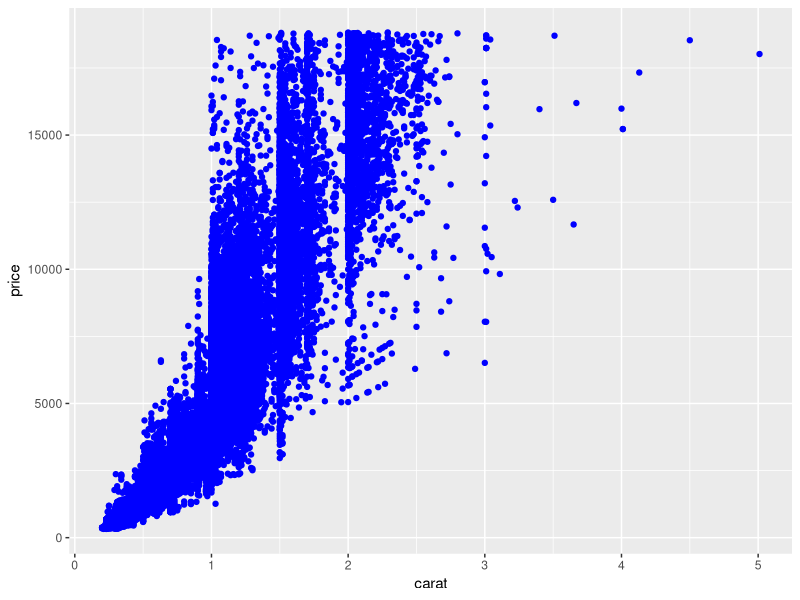
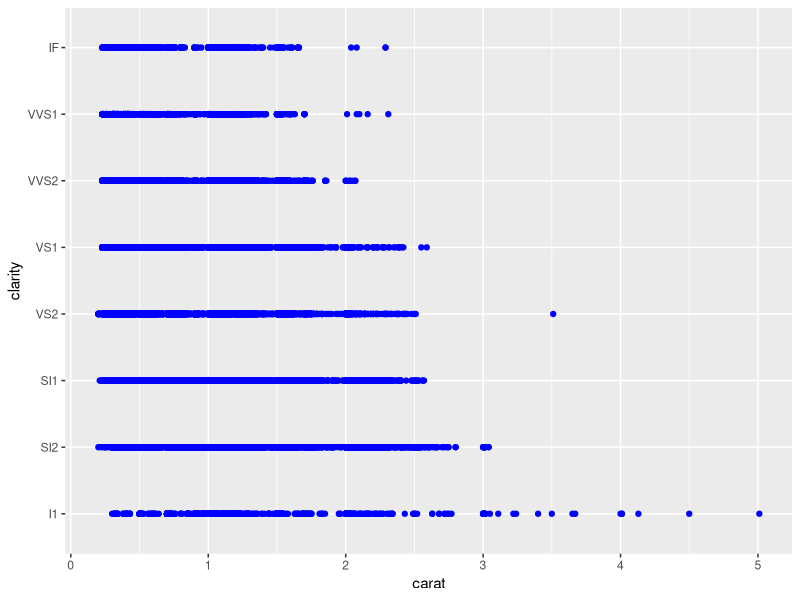

Here is the R script that generated these plots, in order:
## ---- chunk 1
knitr::opts_chunk$set(echo = TRUE)
library(tidyverse)
## ---- chunk 2
### In this code chunk, start with the diamonds dataset (built in to
### ggplot2 package) and create a plot of price vs. carat (or some other
### variables of your choice)

ggplot(data = diamonds, aes(x = carat, y = price)) +
  geom_point(color = "blue")

## ---- chunk 3
### In this code chunk, start with the diamonds dataset (built in to
### ggplot2 package) and create a subset based on filtering, e.g., 
### size greater than 1 carat or cut is "Ideal"


diamond_ideal_cut <- diamonds %>% # Created a diamond subset # added a test note
  filter(cut == "Ideal") # Filtered for "Ideal" cut
## ---- chunk 4


### to plot, summarize, calculate something simple using the diamonds
### dataset.

ggplot(data = diamonds, aes(x = carat, y = clarity)) +
  geom_point(color = "blue")

## ---- chunk 5
### Both partners - delete this comment, then write some code here
### to plot, summarize, calculate something simple using the diamonds
### dataset.


